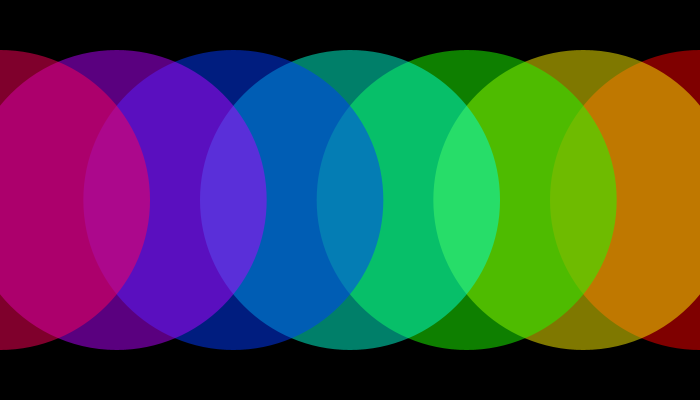
Frame 1 (no input)
Frame 60 (the mouse pressed at the canvas centre just before this capture): identical to frame 1, image omitted
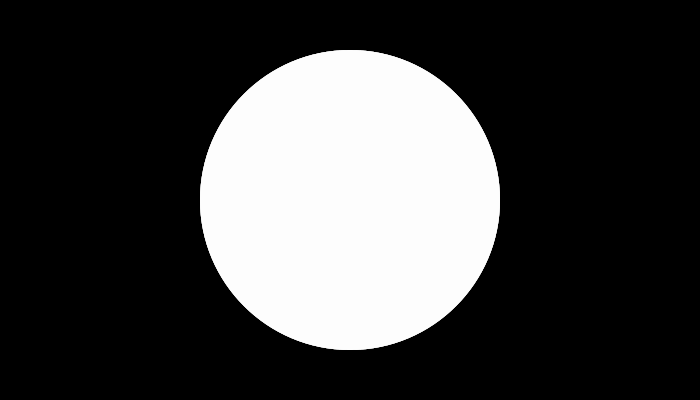
Frame 120 (the mouse held since frame 60 and released just before this capture)

The Processing sketch that drew these frames (run headless with seeded random() and noise(); from frame 60 on, the mouse is pressed at the canvas centre):

// Processing sketch: Rainbow_Circles
// ── Rainbow_Circles.pde
float halfWidth;
final int numCircles = 7;
ArrayList circleArray;
Circle[] circles;

void setup() {
  size(700, 400);
  colorMode(HSB);
  smooth();
  fill(255);
  noStroke();
  halfWidth = width/2;
  
  circles = new Circle[numCircles];
  
  float hueSpacing = 360 / (numCircles + 2);
  
  for(int i = 0; i < numCircles; i++) {
    float reach = i / ((float)numCircles - 1);
    reach *= 2;
    reach -= 1;
    circles[i] = new Circle(hueSpacing * i, reach);
  }
}

void draw() {
  background(0);
  for (int i = 0; i < numCircles; i++) {
    circles[i].update();
    circles[i].draw();
  }
}

// ── Circle.pde
class Circle {
  PVector location = new PVector();
  float hue;
  float sat;
  float reach;
  
  Circle(float h, float r) {
    hue = h;
    sat = 0;
    reach = r;
    location.y = height/2;
  }
  
  void update() {
    location.x = (mouseX - halfWidth) * reach + halfWidth;
    sat = abs(mouseX - halfWidth) * (255 / (halfWidth));
  }
  
  void draw() {
    fill(hue, sat, 255, 127);
    ellipse(location.x, location.y, 300, 300);
  }
}
